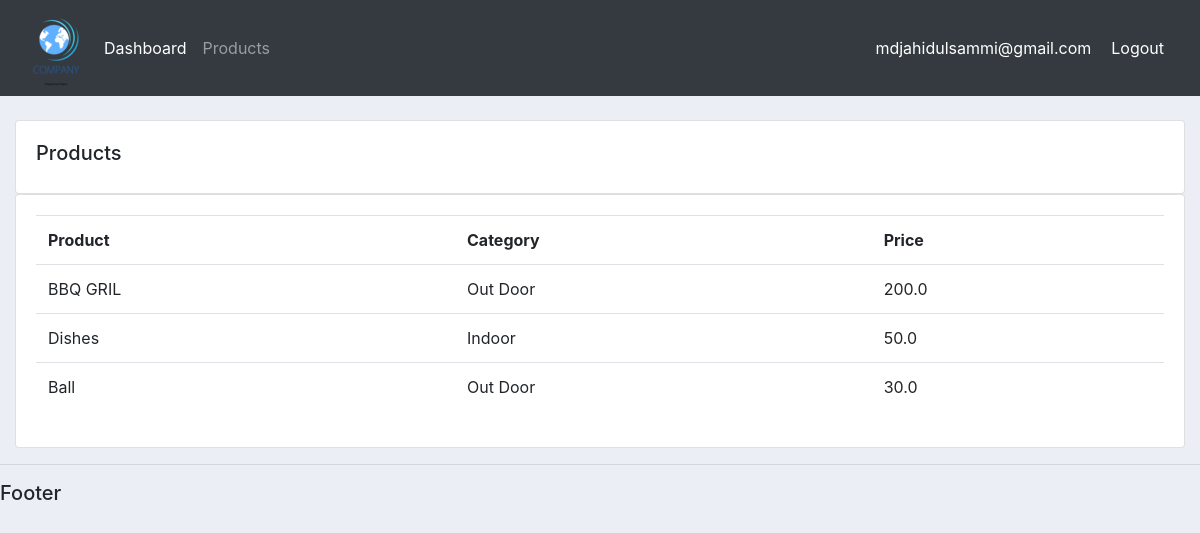
Screenshot of /products/ (signed in) with the database file from the repository.
### accounts/models.py (models this page shows, shortened)
class Products(models.Model):
    CATEGORY = (
              ('Indoor', 'Indoor'),
              ('Out Door', 'Out Door'),
              )
    name = models.CharField(max_length=200, null=True)
    price = models.FloatField(null=True)
    category = models.CharField(max_length=200, null=True, choices=CATEGORY)
    description = models.CharField(max_length=200, null=True, blank=True)
    date_created = models.DateTimeField(auto_now_add=True, null=True)
    tag = models.ManyToManyField(Tag)

### accounts/decorators.py (the view)
        def wrapper_func(request, *args, **kwargs):
            group = None
            if request.user.groups.exists():
                group = request.user.groups.all()[0].name
            if group in allowed_roles:
                return view_func(request, *args, **kwargs)
            else:
                return HttpResponse('you are not authorized to this page')

### accounts/views.py (called while the page is built)
@login_required(login_url='login')
@allowed_users(allowed_roles=['admin'])
def products(request):
    products = Products.objects.all()
    return render(request,'accounts/products.html', {'product': products})

### accounts/templates/accounts/products.html
{% extends 'accounts/main.html' %}
{% block content %}
<br>
  <div class="row">
      <div class="col-md">
          <div class="card card-body">
             <h5>Products</h5>
          </div>
          <div class="card card-body">
              <table class="table">
                  <tr>
                      <th>Product</th>
                      <th>Category</th>
                      <th>Price</th>
                  </tr>
                  {% for i in product %}
                      <tr>
                         <td>{{i.name}}</td>
                         <td>{{i.category}}</td>
                         <td>{{i.price}}</td>
                      </tr>
                  {% endfor %}
             </table>
          </div>
      </div>
  </div>
{% endblock %}

### accounts/templates/accounts/navbar.html (shortened to what this page needs)
{% load static %}
<nav class="navbar navbar-expand-lg navbar-dark bg-dark">
<img src="{% static 'images/logo1.png' %}">
<div class="collapse navbar-collapse" id="navbarNav">
  <ul class="navbar-nav">
    {% if request.user.is_staff %}
    <li class="nav-item active">
      <a class="nav-link" href="{% url 'home' %}">Dashboard</a>
    </li>
    <li class="nav-item">
      <a class="nav-link" href="{% url 'products' %}">Products</a>
    </li>
    {% endif %}
  </ul>
</div>
<span class="hello-msg"> {{request.user}} </span>
<span><a class="hello-msg" href="{% url 'logout' %}">Logout</a></span>
</nav>

### static/css/main.css (style rules this page uses)
body { background-color: #ebeff5; }

### accounts/templates/accounts/navbar.html (style rules this page uses)
.hello-msg { front-size: 18px; color: #fff; margin-right: 20px }

### rows the page displays
Products: name "BBQ GRIL", category "Out Door", price "200.0"
Products: name "Dishes", category "Indoor", price "50.0"
Products: name "Ball", category "Out Door", price "30.0"

### other values shown
{{ request.user }} "mdjahidulsammi@gmail.com"
